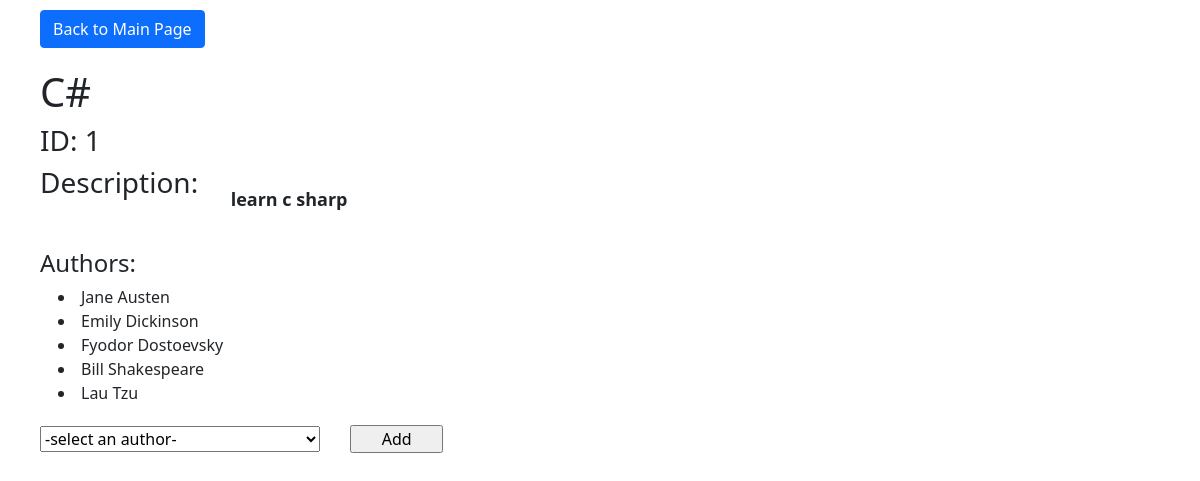
The page /book_info/1 on the database its author committed.
### books_authors_app/models.py (models this page shows)
class Books(models.Model) :
    title = models.CharField(max_length=255)
    desc = models.TextField()
    created_at = models.DateTimeField(auto_now_add=True)
    updated_at = models.DateTimeField(auto_now=True)

class Authors(models.Model):
    first_name = models.CharField(max_length=45)
    last_name = models.CharField(max_length=45)
    book = models.ManyToManyField(Books, related_name= "books")
    notes = models.TextField(null=True)
    created_at = models.DateTimeField(auto_now_add=True)
    updated_at = models.DateTimeField(auto_now=True)

### books_authors_app/views.py (the view)
# urls.py: path('book_info/<int:book_id>',views.book_info),
def book_info(request, book_id):
    context = {
        "books": Books.objects.get(id= book_id),
        "existing_authors": Books.objects.get(id=book_id).books.all(),
        "all_authors": Authors.objects.exclude(book=book_id),
    }
    print(context)
    return render(request, "bookview.html", context)

### books_authors_app/templates/bookview.html (shortened to what this page needs)
<!DOCTYPE html>
<html lang= "en">
    <head>
        {% load static %}
        <link href="https://cdn.jsdelivr.net/npm/bootstrap@5.0.0-beta1/dist/css/bootstrap.min.css" rel="stylesheet">
        <link rel="stylesheet" href="{% static 'css/infostyle.css' %}">
    </head>
    <div class="container">
        <body>
            <div class="col-sm-2">
                <a href="/" class="btn btn-primary">Back to Main Page</a>
            </div>
            <div class="row">
                <h1>{{books.title}}</h1>
                <h3>ID: {{books.id}}</h3>
                <div class= "col-sm-2">
                    <h3>Description:</h3>
                </div>
                <div class= "col-sm-10">
                    <p>{{books.desc}}</p>
                </div>
            </div>
            <div class="row">
                <h4>Authors:</h4>
                {% for authors in existing_authors %}
                <ul class="list-group list-group-flush">
                    <li> {{authors.first_name}} {{authors.last_name}}</li>
                </ul>
                {% endfor %}
            </div>
            <div class="form-group row">
                <form action="/add_author/{{books.id}}" method='post'>
                    <select class= "col-sm-3" name = "author" id="add_author">
                        <option selected>-select an author-</option>
                        <input class="col-sm-1" type="submit" value="Add">
                    </select>
                </form>
            </div>
        </body>
    </div>
</html>

### books_authors_app/static/css/infostyle.css (style rules this page uses)
* { margin: 0; padding: 0; }
.container { padding: 10px; }
.row { margin-top: 20px; }
.row p { margin-top: 20px; font-size: large; font-weight: 600; }
.row ul { list-style-position: inside; padding-left: 30px; }
.col-sm-1 { margin-left: 30px; }

### rows shown on the page
Books: title "C#", id "1", desc "learn c sharp"
Authors: first_name "Jane", last_name "Austen"
Authors: first_name "Emily", last_name "Dickinson"
Authors: first_name "Fyodor", last_name "Dostoevsky"
Authors: first_name "Bill", last_name "Shakespeare"
Authors: first_name "Lau", last_name "Tzu"
